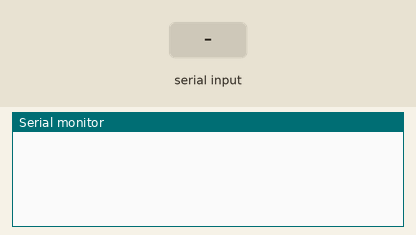
Bench run of a sketch on a simulated Arduino Uno, built with avr-gcc and run on an emulated ATmega328P. Parts: the last lines printed to the serial monitor. Inputs (shaded band) come from the test bench.

Above: at 1.2 s.
1.3 s: "2" received over the second serial link
At 2.3 s:
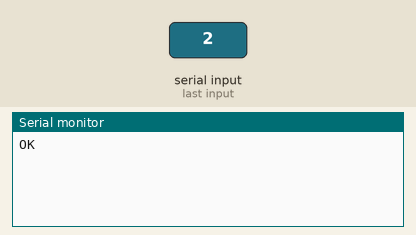
2.8 s: "0" received over the second serial link
At 3.5 s:
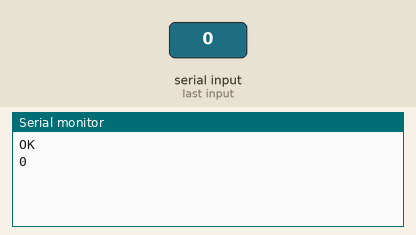
4.3 s: "a" received over the second serial link
At 5.5 s:
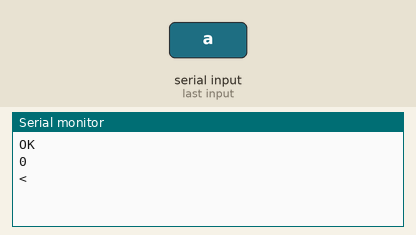
5.8 s: "d" received over the second serial link
At 6.9 s:
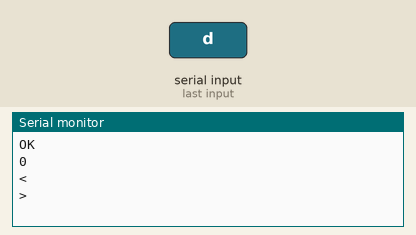
7.3 s: "w" received over the second serial link
At 8.1 s:
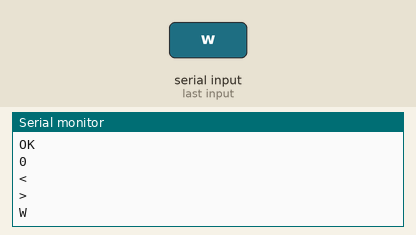
8.8 s: "s" received over the second serial link
At 9.2 s:
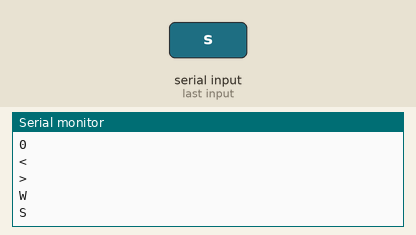

The sketch:

Pult.ino
```cpp
#include <IRremote.h>
#include <SoftwareSerial.h>
SoftwareSerial bt(4,5); // rx(5), tx(4)
  IRsend irsend; // pin 3
void setup() {
  bt.begin(9600);
  Serial.begin(9600);
}
void loop() {
  if (bt.available() > 0) {
    int data = bt.read();
    if (data == 50){
      Serial.println("OK");
    irsend.sendNEC(0x20DF22DD, 32);
    }
    else
if (data == 43){
      Serial.println("+");
    irsend.sendNEC(0x20DF40BF, 32);
    }
    else
if (data == 45){
      Serial.println("-");
    irsend.sendNEC(0x20DFC03F, 32);
    }
    else
if (data == 48){
      Serial.println("0");
    irsend.sendNEC(0x20DF10EF, 32);
    }
    else
 if (data == 97){
      Serial.println("<");
    irsend.sendNEC(0x20DFE01F, 32);
    }
    else
if (data == 100){
      Serial.println(">");
    irsend.sendNEC(0x20DF609F, 32);
    }
    else
if (data == 119){
      Serial.println("W");
    irsend.sendNEC(0x20DF02FD, 32);
    }
    else
if (data == 115){
      Serial.println("S");
    irsend.sendNEC(0x20DF827D, 32);
    }
    else
if (data == 49){
      Serial.println("без звука");
    irsend.sendNEC(0x20DF906F, 32);
    }
    else
    {Serial.println("такого нету");}
  }

}
```

Measured:
- after the input at 1.3 s, the serial monitor: prints a new line at once (image 1)
- after the input at 2.8 s, the serial monitor: prints a new line at once (image 2)
- after the input at 4.3 s, the serial monitor: prints a new line at once (image 3)
- after the input at 5.8 s, the serial monitor: prints a new line at once (image 4)
- after the input at 7.3 s, the serial monitor: prints a new line at once (image 5)
- after the input at 8.8 s, the serial monitor: prints a new line at once (image 6)
